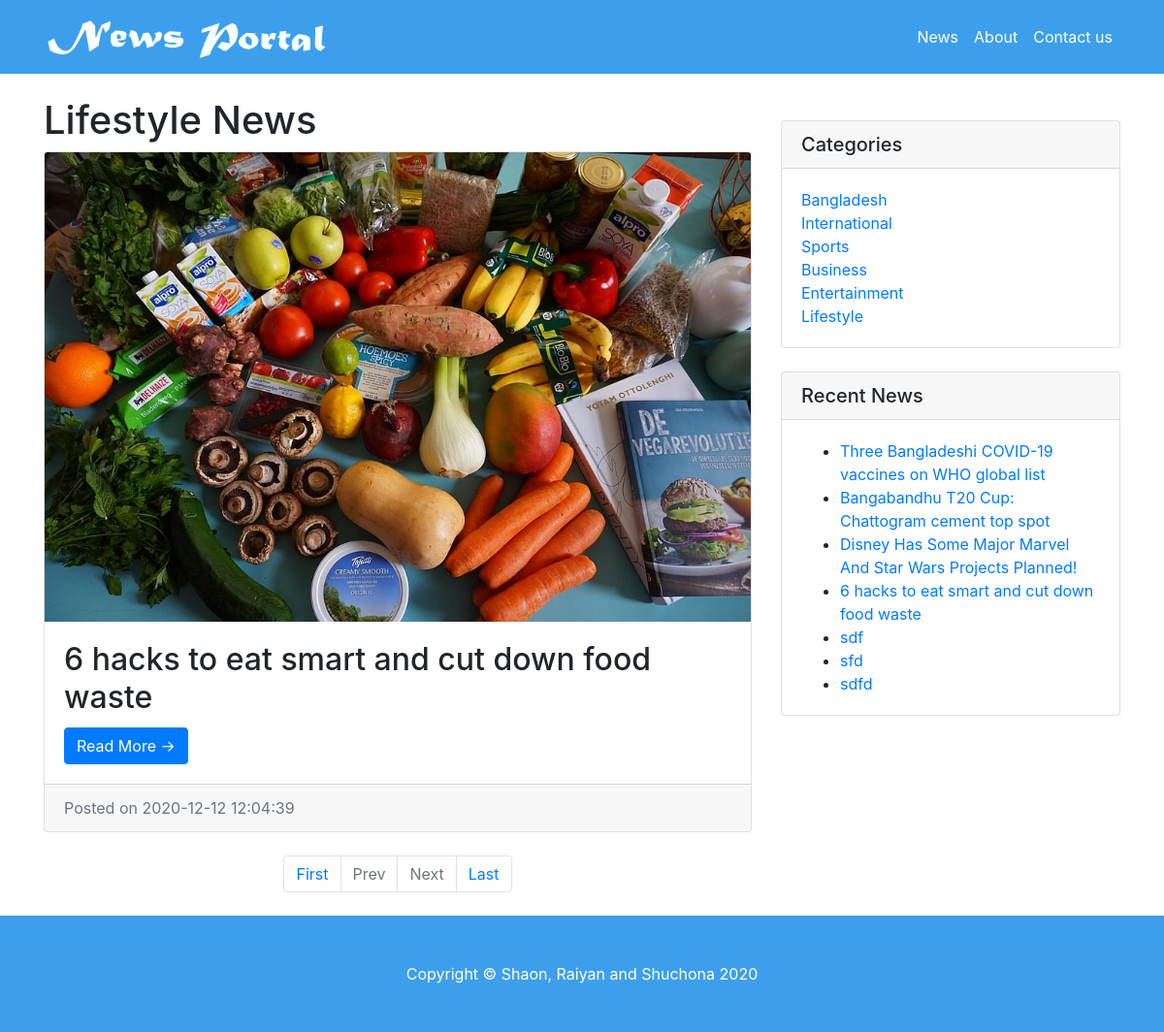
The page /category.php?catid=7 on the database its author committed.
### tables this page shows
CREATE TABLE `tblposts` (
  `id` int(11) NOT NULL,
  `PostTitle` longtext,
  `CategoryId` int(11) DEFAULT NULL,
  `SubCategoryId` int(11) DEFAULT NULL,
  `PostDetails` varchar(2000) DEFAULT NULL,
  `PostingDate` timestamp NULL DEFAULT CURRENT_TIMESTAMP,
  `UpdationDate` timestamp NULL DEFAULT NULL ON UPDATE CURRENT_TIMESTAMP,
  `Is_Active` int(1) DEFAULT NULL,
  `PostUrl` mediumtext,
  `PostImage` varchar(255) DEFAULT NULL
);

CREATE TABLE `tblcategory` (
  `id` int(11) NOT NULL,
  `CategoryName` varchar(200) DEFAULT NULL,
  `Description` mediumtext,
  `PostingDate` timestamp NULL DEFAULT CURRENT_TIMESTAMP,
  `UpdationDate` timestamp NULL DEFAULT '0000-00-00 00:00:00' ON UPDATE CURRENT_TIMESTAMP,
  `Is_Active` int(1) DEFAULT NULL
);

### category.php (the view, shortened to what this page needs)
<?php
include('includes/config.php');
    ?>
<!DOCTYPE html>
<html lang="en">
  <head>
    <link href="vendor/bootstrap/css/bootstrap.min.css" rel="stylesheet">
    <link href="css/modern-business.css" rel="stylesheet">
  </head>
  <body>
   <?php include('includes/header.php');?>
    <div class="container">
      <div class="row" style="margin-top: 4%">
        <div class="col-md-8">
<?php
     if (isset($_GET['pageno'])) {
            $pageno = $_GET['pageno'];
        } else {
            $pageno = 1;
        }
        $no_of_records_per_page = 8;
        $offset = ($pageno-1) * $no_of_records_per_page;
        $total_pages_sql = "SELECT COUNT(*) FROM tblposts";
        $result = mysqli_query($con,$total_pages_sql);
        $total_rows = mysqli_fetch_array($result)[0];
        $total_pages = ceil($total_rows / $no_of_records_per_page);
$query=mysqli_query($con,"select tblposts.id as pid,tblposts.PostTitle as posttitle,tblposts.PostImage,tblcategory.CategoryName as category,tblsubcategory.Subcategory as subcategory,tblposts.PostDetails as postdetails,tblposts.PostingDate as postingdate,tblposts.PostUrl as url from tblposts left join tblcategory on tblcategory.id=tblposts.CategoryId left join  tblsubcategory on  tblsubcategory.SubCategoryId=tblposts.SubCategoryId where tblposts.CategoryId='".$_SESSION['catid']."' and tblposts.Is_Active=1 order by tblposts.id desc LIMIT $offset, $no_of_records_per_page");
$rowcount=mysqli_num_rows($query);
if($rowcount==0)
{
echo "No record found";
}
else {
while ($row=mysqli_fetch_array($query)) {
?>
<h1><?php echo htmlentities($row['category']);?> News</h1>
          <div class="card mb-4">
       <img class="card-img-top" src="admin/postimages/<?php echo htmlentities($row['PostImage']);?>" alt="<?php echo htmlentities($row['posttitle']);?>">
            <div class="card-body">
              <h2 class="card-title"><?php echo htmlentities($row['posttitle']);?></h2>
              <a href="news-details.php?nid=<?php echo htmlentities($row['pid'])?>" class="btn btn-primary">Read More &rarr;</a>
            </div>
            <div class="card-footer text-muted">
              Posted on <?php echo htmlentities($row['postingdate']);?>
            </div>
          </div>
<?php } ?>
    <ul class="pagination justify-content-center mb-4">
        <li class="page-item"><a href="?pageno=1"  class="page-link">First</a></li>
        <li class="<?php if($pageno <= 1){ echo 'disabled'; } ?> page-item">
            <a href="<?php if($pageno <= 1){ echo '#'; } else { echo "?pageno=".($pageno - 1); } ?>" class="page-link">Prev</a>
        </li>
        <li class="<?php if($pageno >= $total_pages){ echo 'disabled'; } ?> page-item">
            <a href="<?php if($pageno >= $total_pages){ echo '#'; } else { echo "?pageno=".($pageno + 1); } ?> " class="page-link">Next</a>
        </li>
        <li class="page-item"><a href="?pageno=<?php echo $total_pages; ?>" class="page-link">Last</a></li>
    </ul>
<?php } ?>
        </div>
      <?php include('includes/sidebar.php');?>
      </div>
    </div>
      <?php include('includes/footer.php');?>
</head>
  </body>
</html>

### includes/sidebar.php
  <div class="col-md-4">
          <div class="card my-4">
            <h5 class="card-header">Categories</h5>
            <div class="card-body">
              <div class="row">
                <div class="col-lg-6">
                  <ul class="list-unstyled mb-0">
<?php $query=mysqli_query($con,"select id,CategoryName from tblcategory");
while($row=mysqli_fetch_array($query))
{
?>
                    <li>
                      <a href="category.php?catid=<?php echo htmlentities($row['id'])?>"><?php echo htmlentities($row['CategoryName']);?></a>
                    </li>
<?php } ?>
                  </ul>
                </div>
              </div>
            </div>
          </div>
          <div class="card my-4">
            <h5 class="card-header">Recent News</h5>
            <div class="card-body">
                      <ul class="mb-0">
<?php
$query=mysqli_query($con,"select tblposts.id as pid,tblposts.PostTitle as posttitle from tblposts left join tblcategory on tblcategory.id=tblposts.CategoryId left join  tblsubcategory on  tblsubcategory.SubCategoryId=tblposts.SubCategoryId limit 8");
while ($row=mysqli_fetch_array($query)) {
?>
  <li>
                      <a href="news-details.php?nid=<?php echo htmlentities($row['pid'])?>"><?php echo htmlentities($row['posttitle']);?></a>
                    </li>
            <?php } ?>
          </ul>
            </div>
          </div>
        </div>

### css/modern-business.css (style rules this page uses)
body { padding-top: 54px; }
@media (min-width: 992px) { body { padding-top: 56px; } }

### rows shown on the page
tblposts: CategoryId.CategoryName "Lifestyle", PostImage (picture), PostTitle "6 hacks to eat smart and cut down food waste", PostingDate "2020-12-12 12:04:39"
tblcategory: CategoryName "Bangladesh"
tblcategory: CategoryName "International"
tblcategory: CategoryName "Sports"
tblcategory: CategoryName "Business"
tblcategory: CategoryName "Entertainment"
tblcategory: CategoryName "Lifestyle"
tblposts: PostTitle "Three Bangladeshi COVID-19 vaccines on WHO global list"
tblposts: PostTitle "Bangabandhu T20 Cup: Chattogram cement top spot"
tblposts: PostTitle "Disney Has Some Major Marvel And Star Wars Projects Planned!"
tblposts: PostTitle "sdf"
tblposts: PostTitle "sfd"
tblposts: PostTitle "sdfd"
